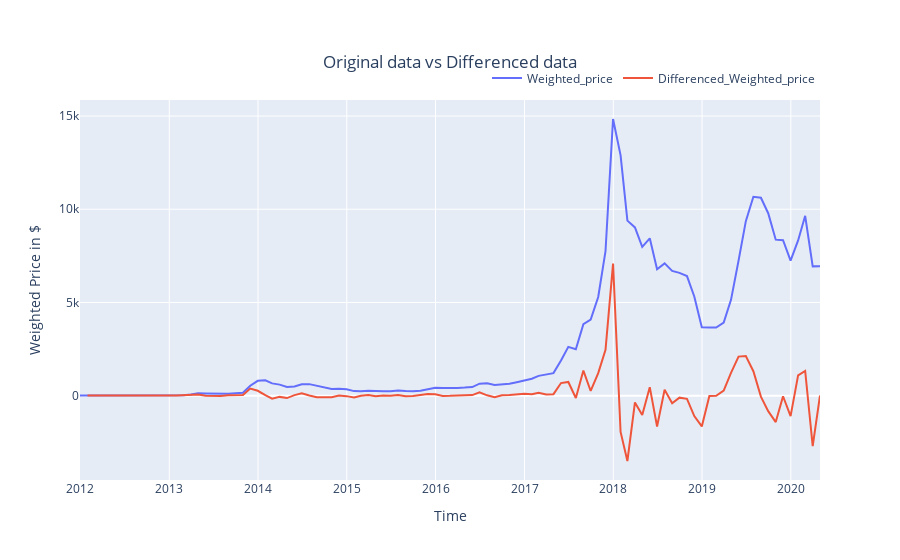

Notebook code for this chart:
### Code cell
trace0 = go.Line(x=df.index, y=df.Weighted_Price, name='Weighted_price')
trace1 = go.Line(x=df.index, y=df.Weighted_Price_diff, name='Differenced_Weighted_price')
layout = dict(title={'text': "Original data vs Differenced data\n",'y':0.9,'x':0.5,'xanchor': 'center','yanchor': 'top'},
              xaxis = dict(title = 'Time'),
              yaxis = dict(title = 'Weighted Price in $')
            )
data = [trace0,trace1]

fig = go.Figure(data = data, layout = layout)
fig.update_layout(legend=dict(
    orientation="h",
    yanchor="bottom",
    y=1.02,
    xanchor="right",
    x=1
))
fig.show();
